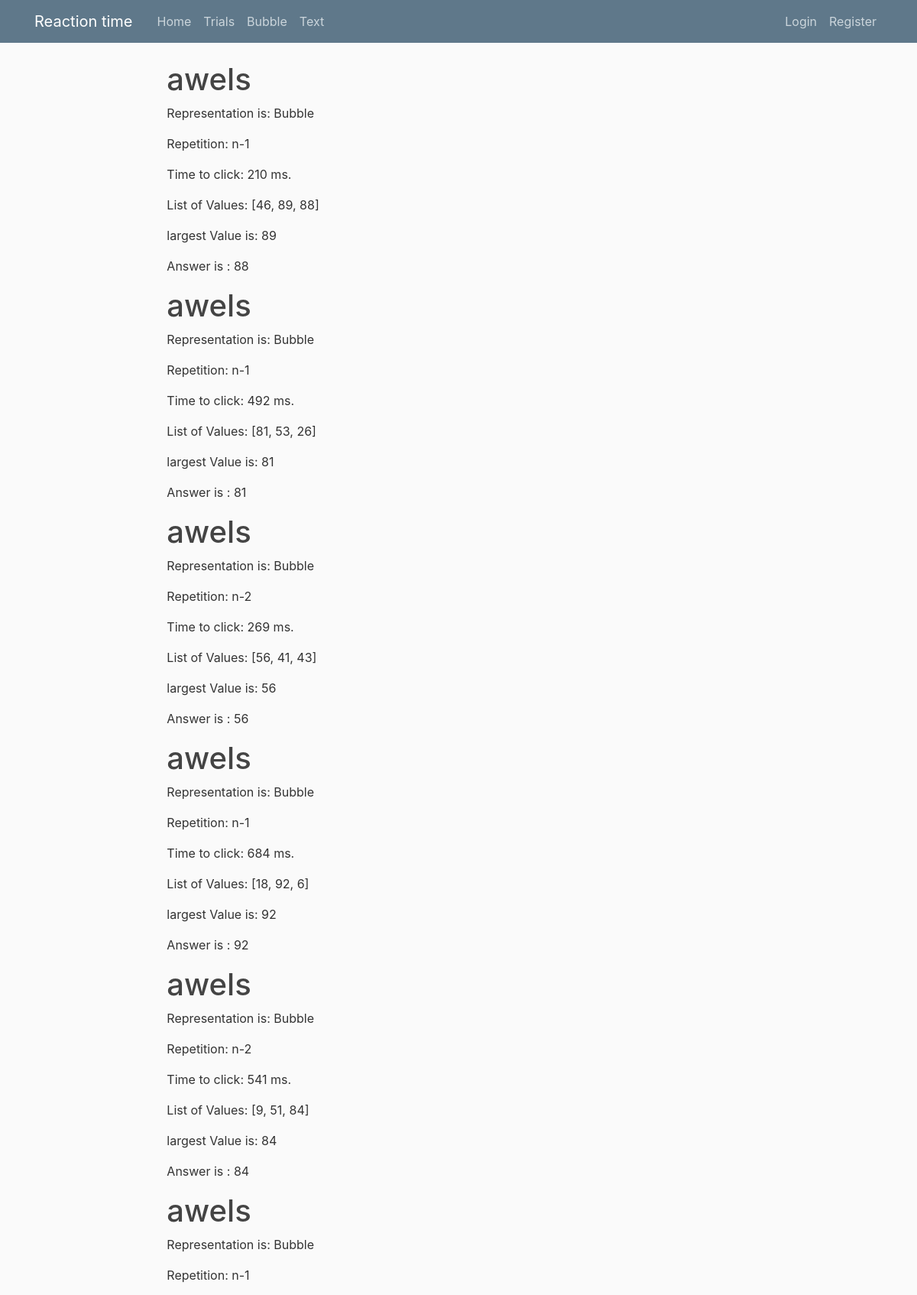
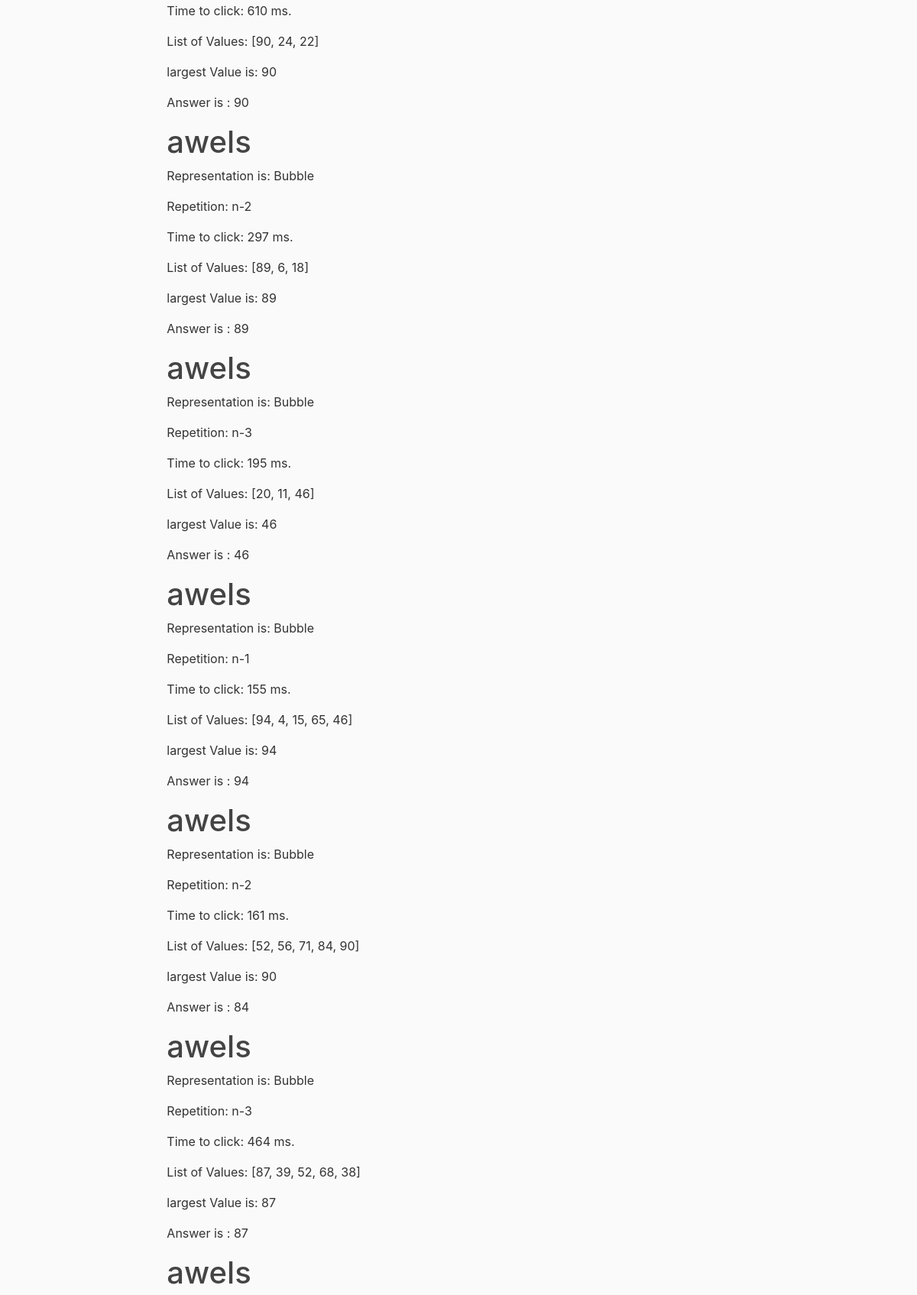
/about (upper part), run on the app's committed database (2 pictures, top to bottom).
### patterns/models.py (models this page shows, shortened)
class Post(models.Model):
    uniqueID        = models.AutoField(blank=True, primary_key=True)
    participantID   = models.ForeignKey(User, on_delete=models.CASCADE)
    representation  = models.CharField(max_length=100)
    numberofvalues  = models.CharField(max_length=100, default="Default value for numofval")
    repetition      = models.CharField(max_length=100, blank=True, null=True)
    values          = models.CharField(max_length=100, blank=True, null=True)
    correctanswer   = models.IntegerField(blank=True, null=True)
    answer          = models.IntegerField(blank=True, null=True)
    time            = models.IntegerField(blank=True, null=True)
    title = models.CharField(max_length=100)
    content = models.TextField()

### patterns/views.py (the view)
def about(request):
    if request.GET.get('Button') == 'Button':
        print('user clicked summary')
    context = {
        'posts': Post.objects.all()
    }
    return render(request, 'patterns/about.html', context)

### patterns/templates/patterns/about.html
{% extends "patterns/base.html" %}
{% block content %}
    {%  for post in posts %}
        <h1> {{ post.participantID }}</h1>
        <p> Representation is: {{ post.representation }}</p>
        <p> Repetition: n-{{ post.repetition }}</p>
        <p> Time to click: {{ post.time }} ms.</p>
        <p> List of Values: {{ post.values }}</p>
        <p> largest Value is: {{ post.correctanswer }}</p>
        <p> Answer is : {{ post.answer }}</p>
    {% endfor %}
{% endblock content %}

### patterns/static/patterns/main.css (style rules this page uses)
body { background: #fafafa; color: #333333; margin-top: 5rem; }
h1, h2, h3, h4, h5, h6 { color: #444444; }

### data on the page
Post: participantID "awels", representation "Bubble", repetition "1", time "210", values "[46, 89, 88]", correctanswer "89", answer "88"
Post: participantID "awels", representation "Bubble", repetition "1", time "492", values "[81, 53, 26]", correctanswer "81", answer "81"
Post: participantID "awels", representation "Bubble", repetition "2", time "269", values "[56, 41, 43]", correctanswer "56", answer "56"
Post: participantID "awels", representation "Bubble", repetition "1", time "684", values "[18, 92, 6]", correctanswer "92", answer "92"
Post: participantID "awels", representation "Bubble", repetition "2", time "541", values "[9, 51, 84]", correctanswer "84", answer "84"
Post: participantID "awels", representation "Bubble", repetition "1", time "610", values "[90, 24, 22]", correctanswer "90", answer "90"
Post: participantID "awels", representation "Bubble", repetition "2", time "297", values "[89, 6, 18]", correctanswer "89", answer "89"
Post: participantID "awels", representation "Bubble", repetition "3", time "195", values "[20, 11, 46]", correctanswer "46", answer "46"
Post: participantID "awels", representation "Bubble", repetition "1", time "155", values "[94, 4, 15, 65, 46]", correctanswer "94", answer "94"
Post: participantID "awels", representation "Bubble", repetition "2", time "161", values "[52, 56, 71, 84, 90]", correctanswer "90", answer "84"
Post: participantID "awels", representation "Bubble", repetition "3", time "464", values "[87, 39, 52, 68, 38]", correctanswer "87", answer "87"
Post: participantID "awels"
